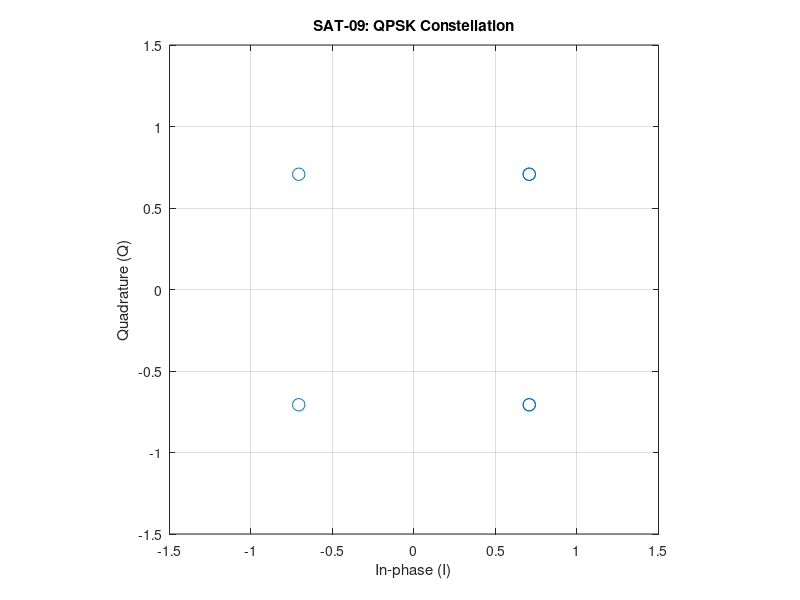

This chart was generated by the following MATLAB code:
%% SAT-09: QPSK Satellite Link - Modulator
clear; clc; close all;

% Input bits; even number required
bits = [0 0  0 1  1 1  1 0  1 0  0 0];

if mod(length(bits), 2) ~= 0
    error('QPSK requires an even number of input bits.');
end

% Group bits into pairs
pairs = reshape(bits, 2, []).';

% Gray mapping used in this example
symbols = zeros(size(pairs, 1), 1);

for k = 1:size(pairs, 1)
    b1 = pairs(k,1);
    b2 = pairs(k,2);

    I = 1 - 2*b2;
    Q = 1 - 2*b1;

    symbols(k) = (I + 1i*Q)/sqrt(2);
end

disp('Input bit pairs:');
disp(pairs);

disp('QPSK symbols:');
disp(symbols);

figure;
plot(real(symbols), imag(symbols), 'o', 'MarkerSize', 9);
xlabel('In-phase (I)');
ylabel('Quadrature (Q)');
title('SAT-09: QPSK Constellation');
axis equal;
xlim([-1.5 1.5]);
ylim([-1.5 1.5]);
grid on;
